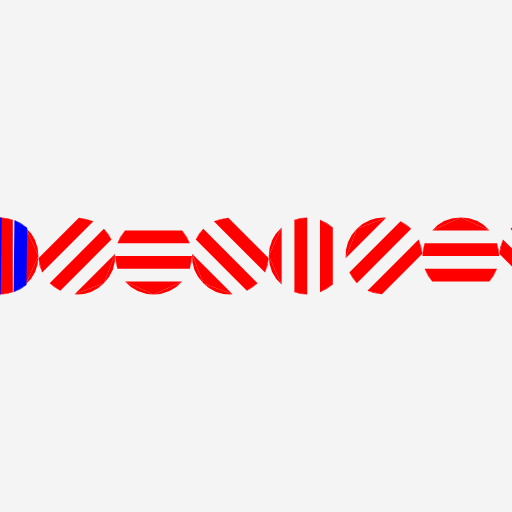
Frame 1 (no input)
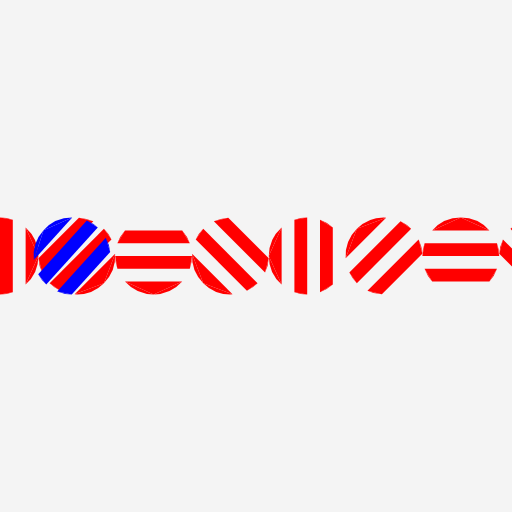
Frame 60 (no input)
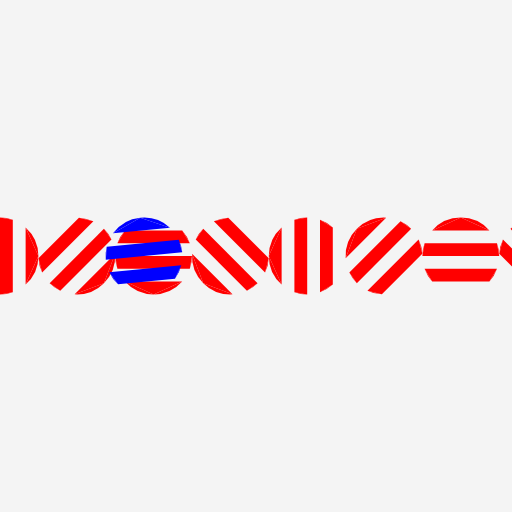
Frame 120 (the mouse pressed at the canvas centre since frame 60)

The p5.js sketch that drew these frames (run headless with seeded random() and noise() and a simulated clock; from frame 60 on, the mouse is pressed at the canvas centre):

// p5.js sketch
// ── sketch.js
const WIDTH = 512,
  HEIGHT = 512

function setup() {
  createCanvas(WIDTH, HEIGHT)
  pixelDensity(1)
}

function stripedCircle(x, y, radius, count = 12, offset = 0) {
  push()

  translate(x, y)

  const _x = r => cos(r) * radius
  const _y = r => sin(r) * radius
  for (var i = offset; i <= count; i += 2) {

    const r1 = acos(-1 + (i + 0) / count * 2)
    const r2 = acos(-1 + (i + 1) / count * 2)
    const r3 = PI + PI - r2
    const r4 = PI + PI - r1

    arc(0, 0, radius * 2, radius * 2, r2, r1, OPEN)
    arc(0, 0, radius * 2, radius * 2, r4, r3, OPEN)

    beginShape()
    vertex(_x(r1), _y(r1))
    vertex(_x(r2), _y(r2))
    vertex(_x(r3), _y(r3))
    vertex(_x(r4), _y(r4))
    endShape(CLOSE)
  }

  pop()
}


function draw() {
  const radius = 32
  const count = 6
  const progress = frameCount % width / width
  background(244)

  translate(0, height / 2)
  scale(1.2, 1.2)
  scale(1, -1)

  fill('red')
  noStroke()

  for(var i = 0; i < 8; i++) {
    const p = i / 8
    push()
    translate(p * width, 0)
    rotate(p * -TWO_PI)
    stripedCircle(0, 0, radius, count, 1)
    pop()
  }

  fill('blue')
  push()
  translate(progress * width, 0)
  rotate(progress * -TWO_PI)
  stripedCircle(0, 0, radius, count, 0)
  pop()
}
